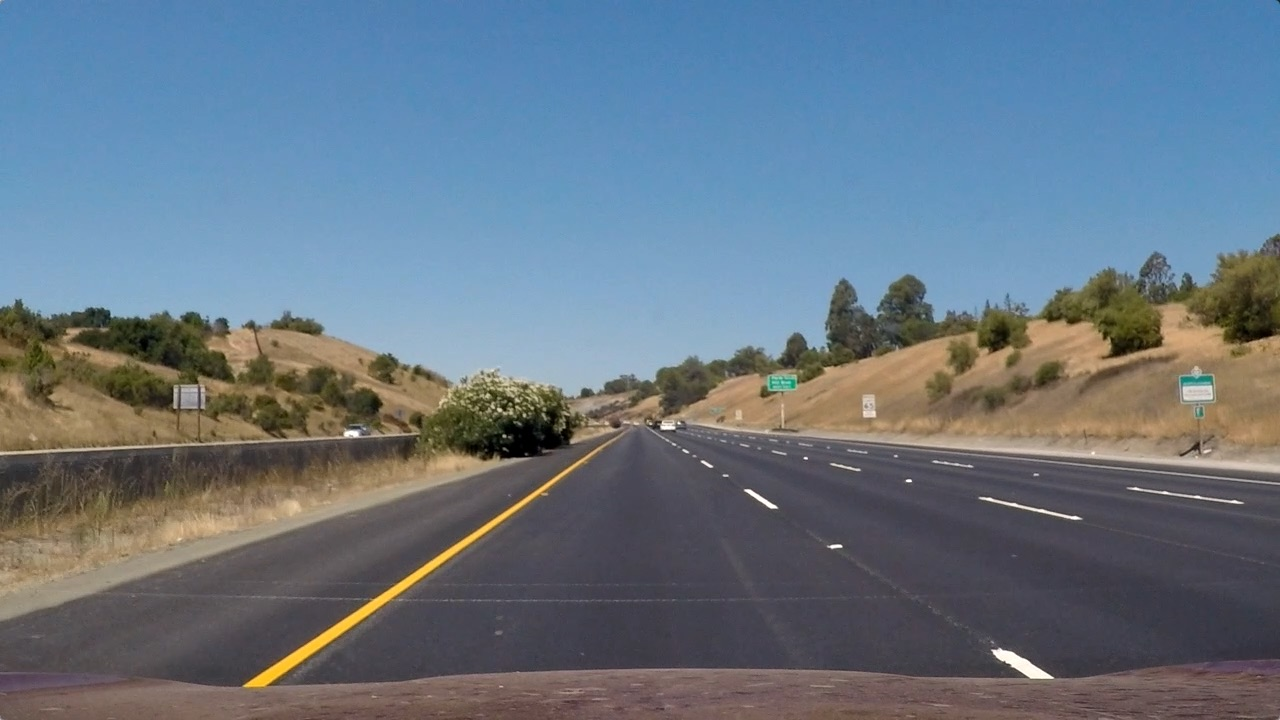
#> input picture test_images/straight_lines1.jpg, 1280 x 720 px, found by its file name
$ jupyter execute --allow-errors 'Lane detection (1).ipynb'
#> lines starting #> are read from the running program, lines starting #| are printed output that depends on the picture
[cell 1]
from skimage import measure
import cv2
#import common
import numpy as np

#%matplotlib inline
import matplotlib.pyplot as plt
import pylab
import glob
from PIL import Image

## Construct array of images

[cell 2]
tst1=plt.imread("straight_lines1.jpg")
#> tst1 is the input picture: shape (720, 1280, 3); mean R, G, B 103.2, 117.7, 131.2
tst2=plt.imread("straight_lines2.jpg")
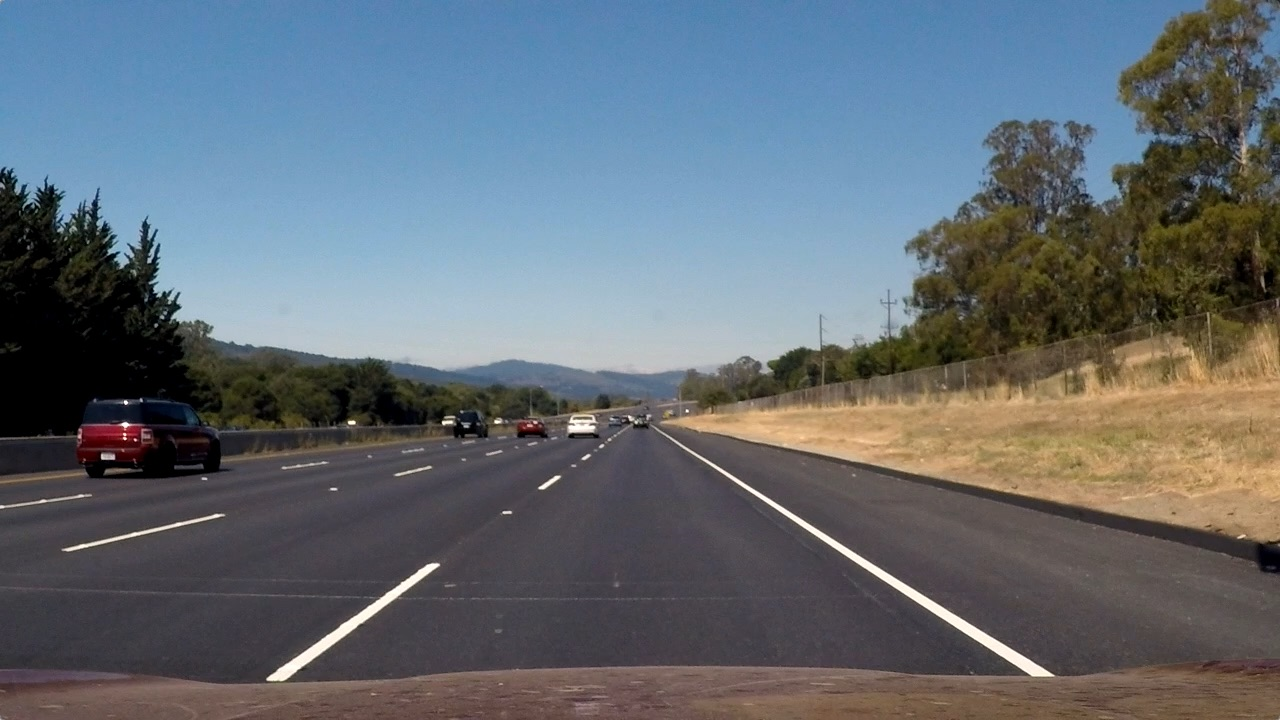
#> input picture test_images/straight_lines2.jpg, 1280 x 720 px, found by its file name
#> tst2 is the input picture: shape (720, 1280, 3); mean R, G, B 99.4, 107.7, 115.1
tst3=plt.imread("test_.jpg")
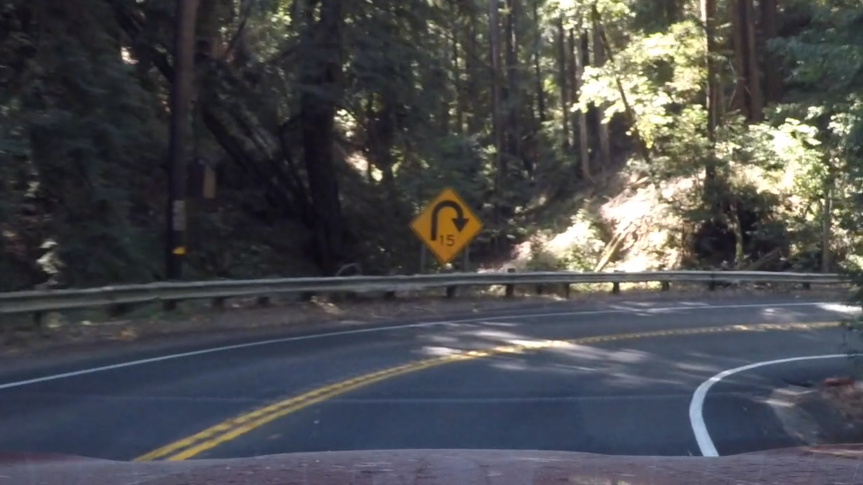
#> input picture test_images/test_.jpg, 1726 x 969 px, found by its file name (shown at 1/2 size)
#> tst3 is the input picture: shape (969, 1726, 4) float32; mean R, G, B, A 0.294, 0.297, 0.309, 1
tst4=plt.imread("test1.jpg")
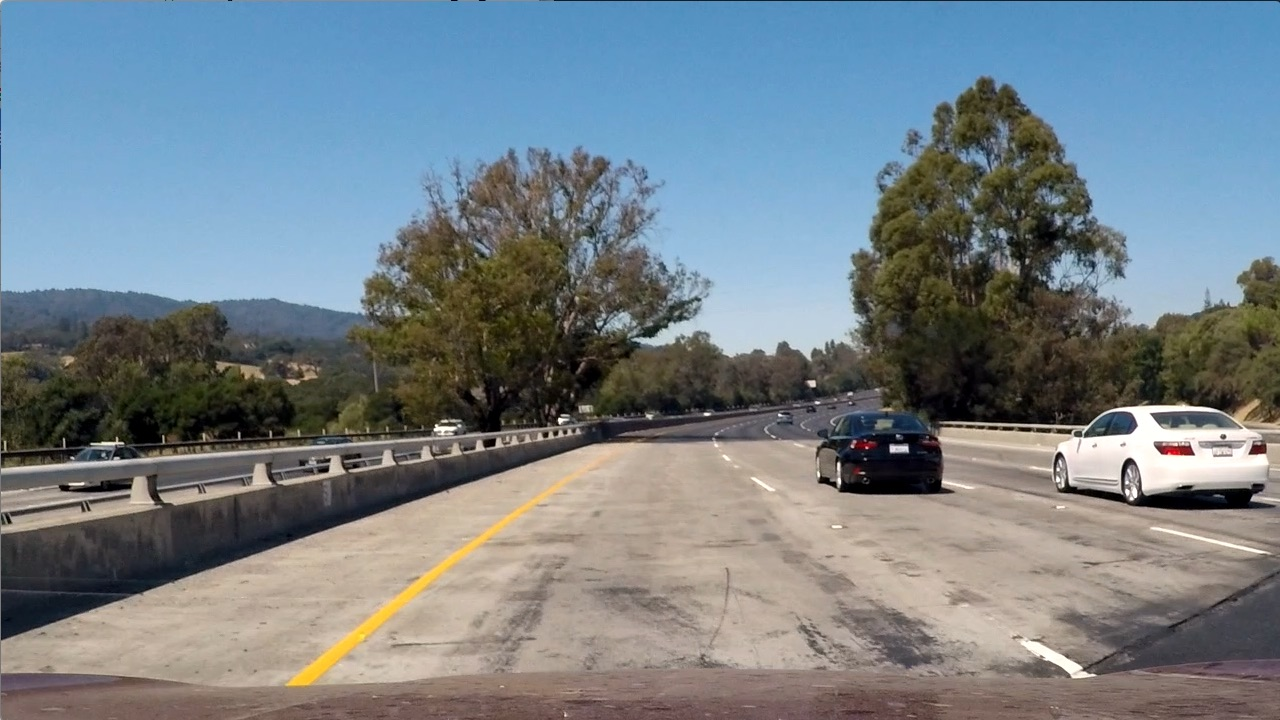
#> input picture test_images/test1.jpg, 1280 x 720 px, found by its file name
#> tst4 is the input picture: shape (720, 1280, 3); mean R, G, B 117.5, 128.7, 135.5
tst5=plt.imread("test2.jpg")
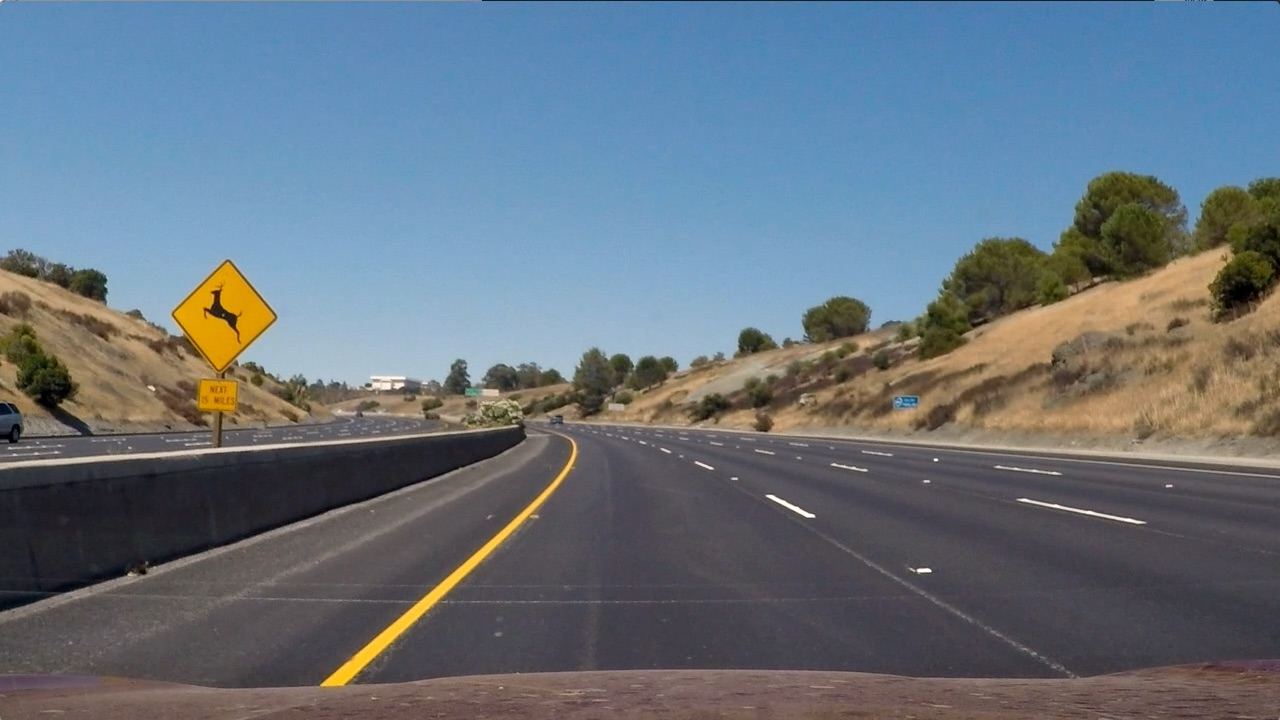
#> input picture test_images/test2.jpg, 1280 x 720 px, found by its file name
#> tst5 is the input picture: shape (720, 1280, 3); mean R, G, B 102.8, 114.6, 125.5
tst6=plt.imread("test3.jpg")
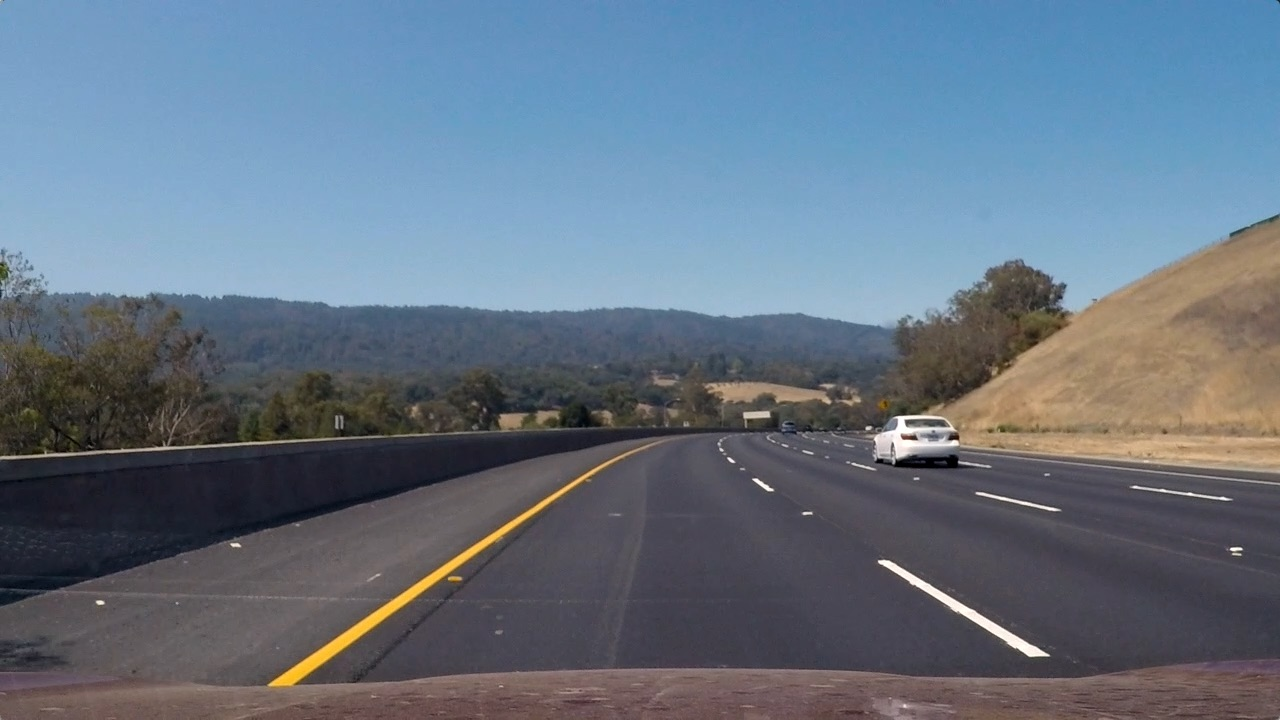
#> input picture test_images/test3.jpg, 1280 x 720 px, found by its file name
#> tst6 is the input picture: shape (720, 1280, 3); mean R, G, B 101.1, 115.3, 130.7
#> (the rest of this cell did not finish here and is left out)

## General functions

[cell 3]
def show(image, title='Image', cmap_type='gray'):
    plt.imshow(image, cmap = cmap_type)
    plt.title(title)

## HLS functions

[cell 4]
'''define function to convert color spase from RGB to HSL
    Goal: adapt sunlight effect'''
def CVt2hls(img):
    hls = cv2.cvtColor(img,cv2.COLOR_RGB2HLS)
    h=hls[:,:,0]
    l=hls[:,:,1]
    s=hls[:,:,2]
    return h,l,s

'''define function to show different hsl channel for image
    Goal: Figure out which channel is the best for edge detections'''
def tstHLS(test_images):
    row=0
    f,axes= plt.subplots(9,3, figsize=(20,20))
    f.subplots_adjust(hspace=0.5)
    for i in range(0,len(test_images)):
        img=test_images[i]
        h,l,s=CVt2hls(img)
        axes[row,0].imshow(h,cmap="gray")
        axes[row,0].set_title("H channel of test image "+str(i+1))
        axes[row,1].imshow(l,cmap="gray")
        axes[row,1].set_title("l channel of test image "+str(i+1))
        axes[row,2].imshow(s,cmap="gray")
        axes[row,2].set_title("s channel of test image "+str(i+1))
        row=row+1

[cell 5]
'''testing array of images'''
#> (the rest of this cell did not finish here and is left out)

[cell 6]
'''S channel is the best for edge detection for every image in testing images'''

## Prespective Transformation functions

[cell 7]
'''function to get the matrix which will multiply to transform our images to bird eye view
the goal of this step is getting rid of the lane curvature '''
def PerspectiveTransform(Src,Dst):
    M=cv2.getPerspectiveTransform(Src,Dst)
    Minv=cv2.getPerspectiveTransform(Dst,Src)
    return M,Minv
'''function to transform our images with multipling by the transformation matrix (M)  '''
'''INTER_LINEAR parameter refers to the method which resize the output by it with reect to the input image
    this method depends on 2×2 neighboring pixels to get the weighted average for the interpolated pixel'''
def WarpImg (img,M):
    dsize=(img.shape[1],img.shape[0])
    return cv2.warpPerspective(img, M,(1280,720),cv2.INTER_LINEAR)

[cell 8]
'''Now we need to determine the corners of the lane in input image and their coordinates in the output
    GOAL is getting a bird eye view of lane and look like something like a rectangle'''

'''
src=np.float32([[300,700],[1075,700],[750,450],[620,450]])
dst=np.float32([[190,700],[1075,700],[1000,0],[200,0]])
-----------------------------------------------------------
src=np.float32([[200,700],[1200,700],[700,450],[595,450]])
dst=np.float32([[200,700],[1000,700],[700,450],[200,0]])'''

'''
by try and error we conclude somethings we should put them in consideration such the ratio of the offset
for each point with respect to the size image'''
'''And by trying different values of offset we find that offset=200 is good'''


offset=200
#> offset = 200
height, width= tst1.shape[0],tst1.shape[1]
#> height = 720; width = 1280
src=np.float32([(595,450),(700,450),(1200,700),(200,700)])
dst=np.float32([(offset,0),(width-offset,0),(width-offset,height),(offset,height)])
#> dst = [[200, 0], [1080, 0], [1080, 720], [200, 720]]
